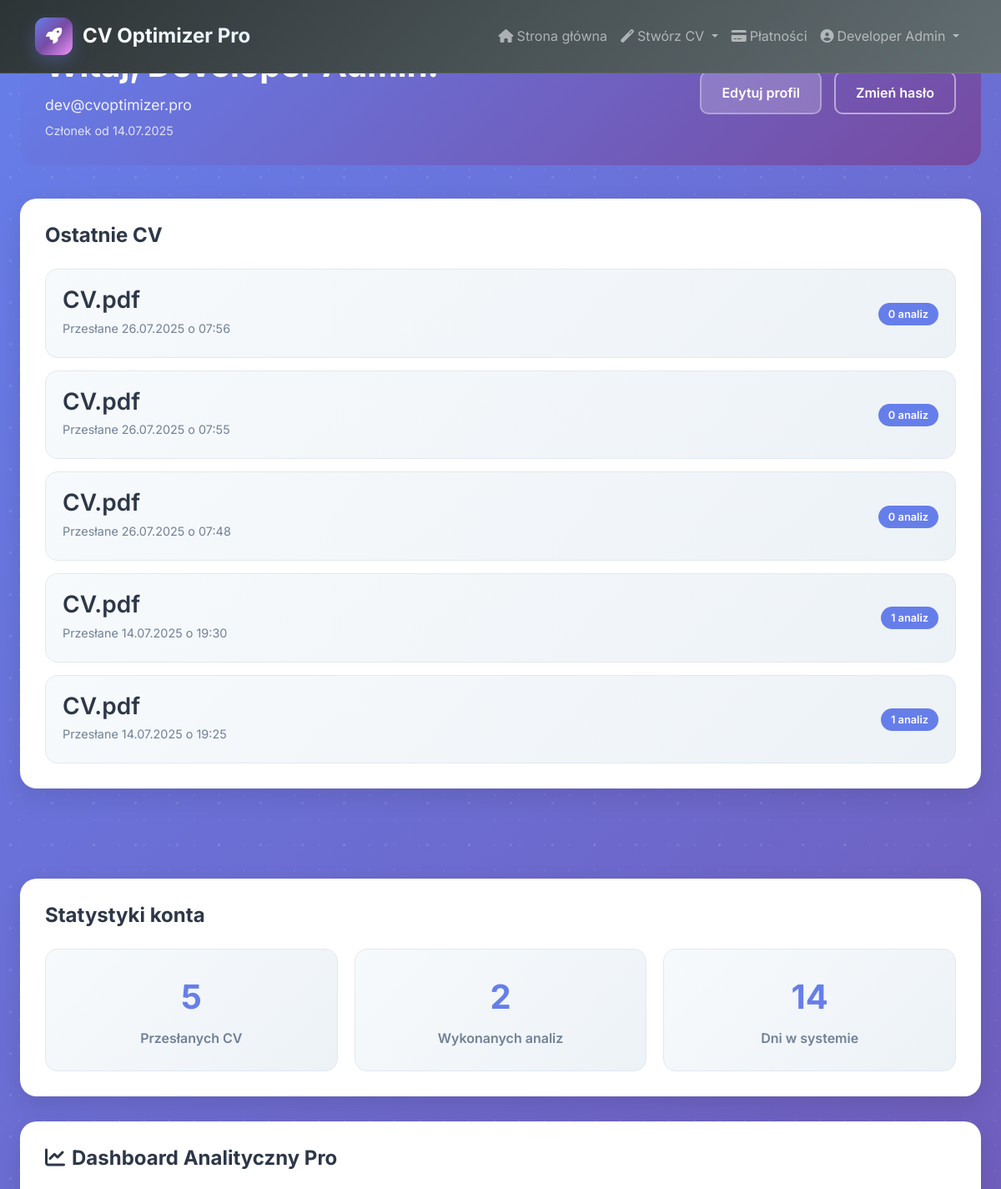
The page /profile (signed in, upper part) on the database as committed earlier.
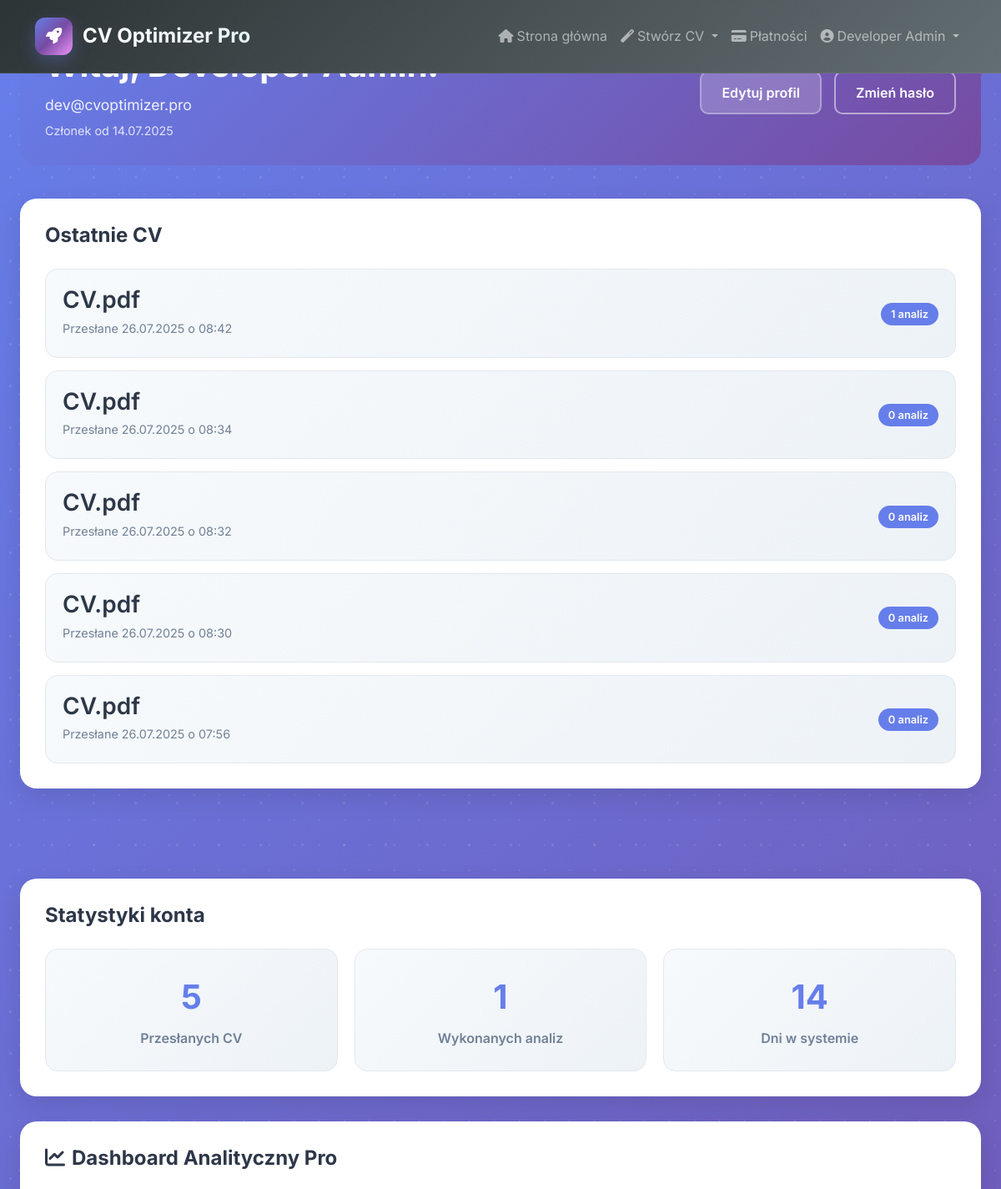
The same page on the database as committed later.
### models.py (models this page shows, shortened)
class CVUpload(db.Model):
    __tablename__ = 'cv_uploads'
    id = db.Column(db.Integer, primary_key=True)
    user_id = db.Column(db.Integer, db.ForeignKey('users.id'), nullable=False)
    filename = db.Column(db.String(255), nullable=False)
    original_text = db.Column(db.Text, nullable=False)
    job_title = db.Column(db.String(200))
    job_description = db.Column(db.Text)
    uploaded_at = db.Column(db.DateTime, default=datetime.utcnow)
    analysis_results = db.relationship('AnalysisResult', backref='cv_upload', lazy=True, cascade='all, delete-orphan')

### app.py (the view)
@app.route('/profile')
@login_required
def profile():
    recent_cvs = CVUpload.query.filter_by(user_id=current_user.id).order_by(CVUpload.uploaded_at.desc()).limit(5).all()
    return render_template('auth/profile.html', user=current_user, recent_cvs=recent_cvs)

### app.py (called while the page is built)
@login_manager.user_loader
def load_user(user_id):
    return db.session.get(User, int(user_id))

### models.py (called while the page is built)
    def is_premium_active(self):
        if not self.premium_until:
            return False
        return datetime.utcnow() < self.premium_until

    def get_full_name(self):
        if self.first_name and self.last_name:
            return f"{self.first_name} {self.last_name}"
        return self.username

### templates/auth/profile.html (shortened to what this page needs)
{% extends "base.html" %}
{% block content %}
<div class="profile-container">
    <div class="profile-header">
        <div class="profile-info">
            <h1>Witaj, {{ user.get_full_name() }}!</h1>
            <p class="profile-email">{{ user.email }}</p>
            <p class="profile-member-since">Członek od {{ user.created_at.strftime('%d.%m.%Y') }}</p>
        </div>
        <div class="profile-actions">
            <a href="{{ url_for('edit_profile') }}" class="btn btn-secondary">Edytuj profil</a>
            <a href="{{ url_for('change_password') }}" class="btn btn-outline">Zmień hasło</a>
        </div>
    </div>
    <div class="profile-content">
        <div class="profile-section">
            <h2>Ostatnie CV</h2>
            {% if recent_cvs %}
                <div class="cv-list">
                    {% for cv in recent_cvs %}
                        <div class="cv-card">
                            <div class="cv-info">
                                <h3>{{ cv.filename }}</h3>
                                <p class="cv-date">Przesłane {{ cv.uploaded_at.strftime('%d.%m.%Y o %H:%M') }}</p>
                            </div>
                            <div class="cv-stats">
                                <span class="stat">{{ cv.analysis_results|length }} analiz</span>
                            </div>
                        </div>
                    {% endfor %}
                </div>
            {% else %}
                <div class="empty-state">
                    <p>Nie masz jeszcze żadnych przesłanych CV.</p>
                    <a href="{{ url_for('index') }}" class="btn btn-primary">Prześlij swoje pierwsze CV</a>
                </div>
            {% endif %}
        </div>
        <div class="profile-section">
            <h2>Statystyki konta</h2>
            <div class="stats-grid">
                <div class="stat-card">
                    <div class="stat-number">{{ recent_cvs|length }}</div>
                    <div class="stat-label">Przesłanych CV</div>
                </div>
                <div class="stat-card">
                    <div class="stat-number">
                        {% set total_analyses = namespace(count=0) %}
                        {% for cv in recent_cvs %}
                            {% set total_analyses.count = total_analyses.count + cv.analysis_results|length %}
                        {% endfor %}
                        {{ total_analyses.count }}
                    </div>
                    <div class="stat-label">Wykonanych analiz</div>
                </div>
                <div class="stat-card">
                    <div class="stat-number">{{ user.created_at.strftime('%d') }}</div>
                    <div class="stat-label">Dni w systemie</div>
                </div>
            </div>
        </div>
        <div class="profile-section">
            <h2><i class="fas fa-chart-line me-2"></i>Dashboard Analityczny Pro</h2>
        </div>
    </div>
</div>
{% endblock %}

Rows that differ between the two databases and show on the page:
no longer on this page (row unchanged): CVUpload: filename "CV.pdf", uploaded_at "26.07.2025 o 07:55", analysis_results|length "0"
no longer on this page (row unchanged): CVUpload: filename "CV.pdf", uploaded_at "26.07.2025 o 07:48", analysis_results|length "0"
no longer on this page (row unchanged): CVUpload: filename "CV.pdf", uploaded_at "14.07.2025 o 19:30", analysis_results|length "1"
no longer on this page (row unchanged): CVUpload: filename "CV.pdf", uploaded_at "14.07.2025 o 19:25", analysis_results|length "1"
added CVUpload: filename "CV.pdf", uploaded_at "26.07.2025 o 08:42", analysis_results|length "1"
added CVUpload: filename "CV.pdf", uploaded_at "26.07.2025 o 08:34", analysis_results|length "0"
added CVUpload: filename "CV.pdf", uploaded_at "26.07.2025 o 08:32", analysis_results|length "0"
added CVUpload: filename "CV.pdf", uploaded_at "26.07.2025 o 08:30", analysis_results|length "0"
Other text that changed with them:
{{ total_analyses.count }}: "2" → "1"
